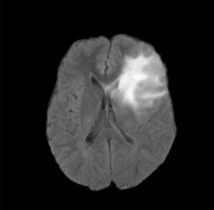
%> input picture tumor images/tumor7.png, 214 x 210 px
$ octave filterScript.m   (GNU Octave 9; MATLAB toolbox functions it lacks are replaced by stand-ins)
%> lines starting %> are read from the running program, lines starting %| are printed output that depends on the picture
%> further down, ima is the input picture: size 210x214x3 uint8; min 0, max 252, mean 38.8
### DETECTION AND ANALYSIS MATLAB FILES/kMeansFilter.m
function [mu,mask]=kmeans(ima,k)
%> called with k = 20

ima=double(imread('tumor7.png') );
%> ima: size 210x214x3 double; min 0, max 252, mean 38.8; mean of the top-left, top-right, bottom-left and bottom-right quarters 25.8, 52.1, 36.4, 41.1
copy=ima;         % make a copy
ima=ima(:);       % vectorize ima
mi=min(ima);      % deal with negative
%> mi = 0
ima=ima-mi+1;     % and zero values

s=length(ima);
%> s = 134820

% create image histogram

m=max(ima)+1;
%> m = 254
h=zeros(1,m);
hc=zeros(1,m);

for i=1:s
  if(ima(i)>0) h(ima(i))=h(ima(i))+1;end;
end
%> after the loop, h = 254 values, max 83925 at index 1, min 0 at index 254, mean 530.8
ind=find(h);
%> ind = 253 values from 1 to 253
hl=length(ind);
%> hl = 253

% initiate centroids

mu=(1:k)*m/(k+1);
%> mu = 20 values from 12.1 to 241.9

% start process

while(true)

  oldmu=mu;
  % current classification

  for i=1:hl
      c=abs(ind(i)-mu);
      cc=find(c==min(c));
      hc(ind(i))=cc(1);
  end

  %recalculation of means

  for i=1:k,
      a=find(hc==i);
      mu(i)=sum(a.*h(a))/sum(h(a));
  end

  if(mu==oldmu) break;end;

end
%> after the loop, hc = 254 values, max 20 at index 237, min 0 at index 254, mean 10.52; mu = 20 values from 1.08 to 242.9

% calculate mask
s=size(copy);
%> s = [210 214 3]
mask=zeros(s);
for i=1:s(1),
for j=1:s(2),
  c=abs(copy(i,j)-mu);
  a=find(c==min(c));
  mask(i,j)=a(1);
end
end
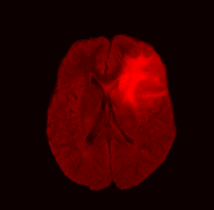
%> mask: size 210x214x3 double; mean R, G, B 3.85, 0, 0; drawn with min black and max white

mu=mu+mi-1;   % recover real range
%> mu = 20 values from 0.077 to 241.9

### DETECTION AND ANALYSIS MATLAB FILES/filterScript.m
ima=imread('tumor7.png');
ima=rgb2gray(ima);
subplot(2,2,1),imshow(ima);

k=20; %Number of classes
[mu,mask]=kMeansFilter(ima,k);
%> mu = 20 values from 0.077 to 241.9
mask=mat2gray(mask);% convert matrix to image
subplot(2,2,2),imshow(mask);

$ run again, with tumor images/tumor13.png copied over tumor images/tumor7.png
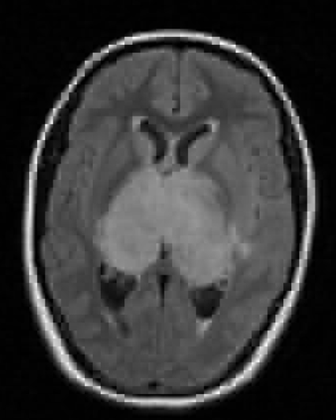
%> input picture tumor images/tumor13.png, 336 x 420 px, shrunk from 427 x 534 before the run
%> ima is the input picture: size 420x336x3 uint8; min 0, max 255, mean 56.4
%> mi = 0
%> m = 257
%> after the loop in kmeans, `for i=1:s`: h = 257 values, max 44757 at index 3, min 0 at index 257, mean 1647.3
%> ind = 256 values from 1 to 256
%> hl = 256
%> in kmeans, `mu=(1:k)*m/(k+1);`: mu = 20 values from 12.24 to 244.8
%> after the loop in kmeans, `while(true)`: hc = 257 values, max 20 at index 239, min 0 at index 257, mean 10.54; mu = 20 values from 3.41 to 246.2
%> after the loop in kmeans, `for i=1:s(1),`:
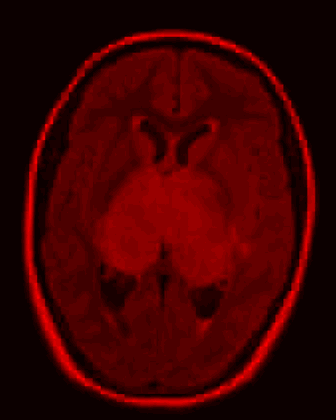
%> mask: size 420x336x3 double; mean R, G, B 4.94, 0, 0; drawn with min black and max white
%> in kmeans, `mu=mu+mi-1;`: mu = 20 values from 2.41 to 245.2

$ run again, with tumor images/tumor14.png copied over tumor images/tumor7.png
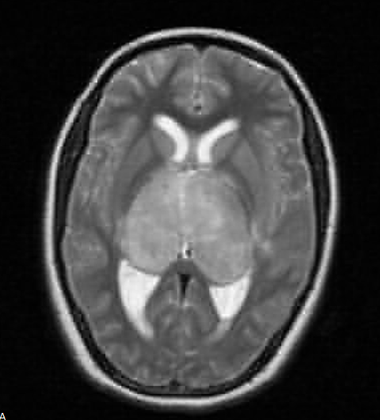
%> input picture tumor images/tumor14.png, 380 x 420 px, shrunk from 480 x 531 before the run
%> ima is the input picture: size 420x380x3 uint8; mean R, G, B 64.8, 64.8, 64.8
%> mi = 0
%> m = 257
%> after the loop in kmeans, `for i=1:s`: h = 257 values, max 63703 at index 4, min 0 at index 257, mean 1863
%> ind = 256 values from 1 to 256
%> hl = 256
%> in kmeans, `mu=(1:k)*m/(k+1);`: mu = 20 values from 12.24 to 244.8
%> after the loop in kmeans, `while(true)`: hc = 257 values, max 20 at index 237, min 0 at index 257, mean 10.5; mu = 20 values from 4.61 to 241
%> after the loop in kmeans, `for i=1:s(1),`:
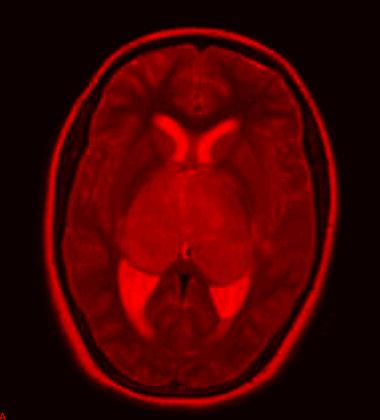
%> mask: size 420x380x3 double; mean R, G, B 5.59, 0, 0; drawn with min black and max white
%> in kmeans, `mu=mu+mi-1;`: mu = 20 values from 3.61 to 240

$ run again, with tumor images/tumor15.png copied over tumor images/tumor7.png
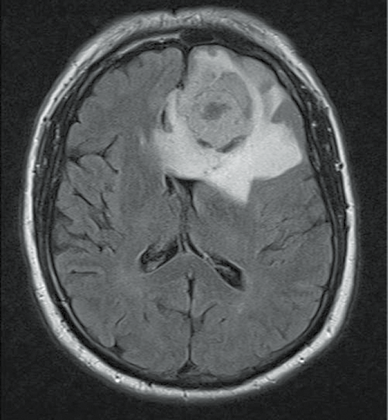
%> input picture tumor images/tumor15.png, 388 x 420 px, shrunk from 674 x 729 before the run
%> ima is the input picture: size 420x388x3 uint8; mean R, G, B 80.8, 83.5, 84.3
%> mi = 0
%> m = 257
%> after the loop in kmeans, `for i=1:s`: h = 257 values, max 13457 at index 34, min 0 at index 254, mean 1902.3
%> ind = 254 values from 1 to 256
%> hl = 254
%> in kmeans, `mu=(1:k)*m/(k+1);`: mu = 20 values from 12.24 to 244.8
%> after the loop in kmeans, `while(true)`: hc = 257 values, max 20 at index 231, min 0 at index 254, mean 10.38; mu = 20 values from 18.79 to 236.6
%> after the loop in kmeans, `for i=1:s(1),`:
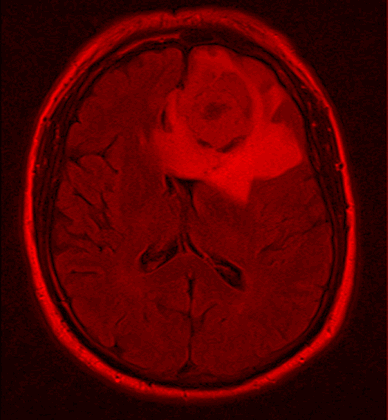
%> mask: size 420x388x3 double; mean R, G, B 6.53, 0, 0; drawn with min black and max white
%> in kmeans, `mu=mu+mi-1;`: mu = 20 values from 17.79 to 235.6
